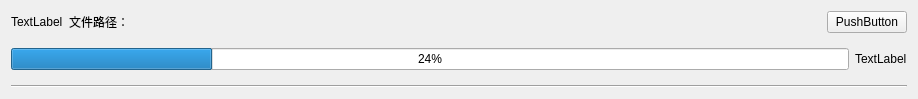
<?xml version="1.0" encoding="UTF-8"?>
<ui version="4.0">
 <class>TaskItem</class>
 <widget class="QWidget" name="TaskItem">
  <property name="geometry">
   <rect>
    <x>0</x>
    <y>0</y>
    <width>918</width>
    <height>99</height>
   </rect>
  </property>
  <property name="windowTitle">
   <string>Form</string>
  </property>
  <layout class="QVBoxLayout" name="verticalLayout">
   <item>
    <layout class="QHBoxLayout" name="horizontalLayout_2">
     <item>
      <layout class="QHBoxLayout" name="status_label"/>
     </item>
     <item>
      <widget class="QLabel" name="task_error_label">
       <property name="text">
        <string>TextLabel</string>
       </property>
      </widget>
     </item>
     <item>
      <widget class="QLabel" name="task_input_path">
       <property name="sizePolicy">
        <sizepolicy hsizetype="Preferred" vsizetype="Fixed">
         <horstretch>0</horstretch>
         <verstretch>0</verstretch>
        </sizepolicy>
       </property>
       <property name="text">
        <string>文件路径：</string>
       </property>
      </widget>
     </item>
     <item>
      <spacer name="horizontalSpacer">
       <property name="orientation">
        <enum>Qt::Horizontal</enum>
       </property>
       <property name="sizeHint" stdset="0">
        <size>
         <width>40</width>
         <height>20</height>
        </size>
       </property>
      </spacer>
     </item>
     <item>
      <widget class="QPushButton" name="task_btn_remove">
       <property name="text">
        <string>PushButton</string>
       </property>
      </widget>
     </item>
    </layout>
   </item>
   <item>
    <layout class="QHBoxLayout" name="horizontalLayout">
     <item>
      <widget class="QProgressBar" name="task_progress_bar">
       <property name="value">
        <number>24</number>
       </property>
      </widget>
     </item>
     <item>
      <widget class="QLabel" name="task_progress_label">
       <property name="text">
        <string>TextLabel</string>
       </property>
      </widget>
     </item>
    </layout>
   </item>
   <item>
    <widget class="Line" name="line">
     <property name="orientation">
      <enum>Qt::Horizontal</enum>
     </property>
    </widget>
   </item>
  </layout>
 </widget>
 <resources/>
 <connections/>
</ui>
